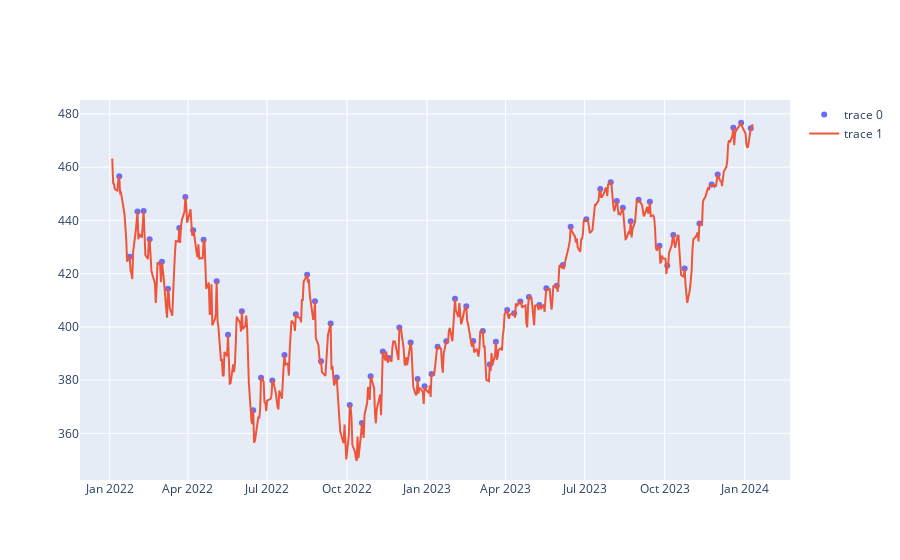

Source (notebook cell):
### Code cell
import plotly.graph_objects as go
figg = go.Figure(data=[go.Scatter(x=df.index[peaks], y=df['Close'].iloc[peaks], mode='markers')])
figg.add_trace(go.Scatter(x=df.index, y=df['Close']))
figg.show()
